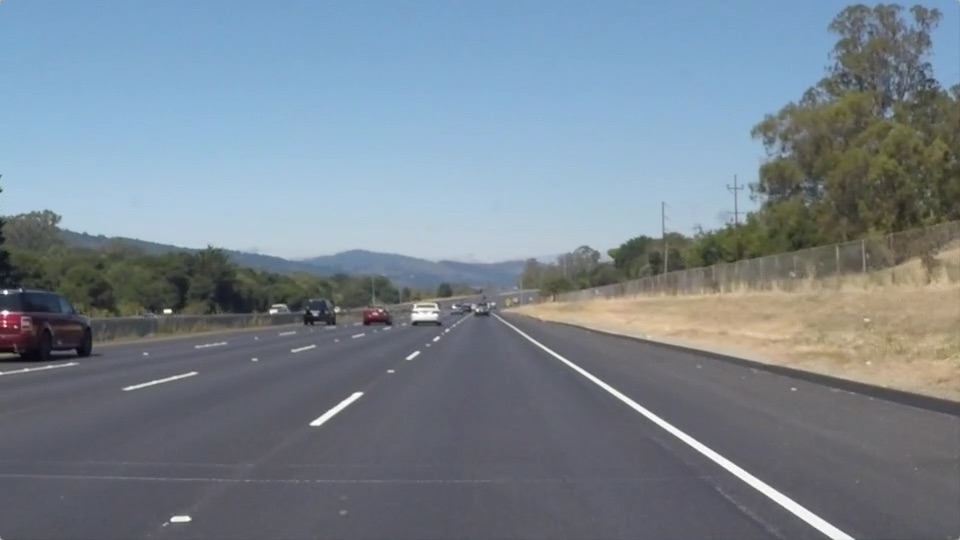
#> input picture test_images/solidWhiteRight.jpg, 960 x 540 px
$ jupyter execute --allow-errors P1.ipynb   (shell and % lines are left out)
#> lines starting #> are read from the running program, lines starting #| are printed output that depends on the picture; after the words box and inside, x2 and y2 are one past the last pixel; in counts of white or black regions, pixels touching at a corner belong together
# Self-Driving Car Engineer Nanodegree

## Project: **Finding Lane Lines on the Road**
***
In this project, you will use the tools you learned about in the lesson to identify lane lines on the road.  You can develop your pipeline on a series of individual images, and later apply the result to a video stream (really just a series of images). Check out the video clip "raw-lines-example.mp4" (also contained in this repository) to see what the output should look like after using the helper functions below.

Once you have a result that looks roughly like "raw-lines-example.mp4", you'll need to get creative and try to average and/or extrapolate the line segments you've detected to map out the full extent of the lane lines.  You can see an example of the result you're going for in the video "P1_example.mp4".  Ultimately, you would like to draw just one line for the left side of the lane, and one for the right.

In addition to implementing code, there is a brief writeup to complete. The writeup should be completed in a separate file, which can be either a markdown file or a pdf document. There is a [write up template](https://github.com/udacity/CarND-LaneLines-P1/blob/master/writeup_template.md) that can be used to guide the writing process. Completing both the code in the Ipython notebook and the writeup template will cover all of the [rubric points](https://review.udacity.com/#!/rubrics/322/view) for this project.

---
Let's have a look at our first image called 'test_images/solidWhiteRight.jpg'.  Run the 2 cells below (hit Shift-Enter or the "play" button above) to display the image.

**Note: If, at any point, you encounter frozen display windows or other confounding issues, you can always start again with a clean slate by going to the "Kernel" menu above and selecting "Restart & Clear Output".**

---

**The tools you have are color selection, region of interest selection, grayscaling, Gaussian smoothing, Canny Edge Detection and Hough Tranform line detection.  You  are also free to explore and try other techniques that were not presented in the lesson.  Your goal is piece together a pipeline to detect the line segments in the image, then average/extrapolate them and draw them onto the image for display (as below).  Once you have a working pipeline, try it out on the video stream below.**

---

<figure>

 <figcaption>
 <p></p>
 <p style="text-align: center;"> Your output should look something like this (above) after detecting line segments using the helper functions below </p>
 </figcaption>
</figure>
 <p></p>
<figure>

 <figcaption>
 <p></p>
 <p style="text-align: center;"> Your goal is to connect/average/extrapolate line segments to get output like this</p>
 </figcaption>
</figure>

**Run the cell below to import some packages.  If you get an `import error` for a package you've already installed, try changing your kernel (select the Kernel menu above --> Change Kernel).  Still have problems?  Try relaunching Jupyter Notebook from the terminal prompt.  Also, see [this forum post](https://carnd-forums.udacity.com/cq/viewquestion.action?spaceKey=CAR&id=29496372&questionTitle=finding-lanes---import-cv2-fails-even-though-python-in-the-terminal-window-has-no-problem-with-import-cv2) for more troubleshooting tips.**

## Import Packages

[cell 1]
#importing some useful packages
import matplotlib.pyplot as plt
import matplotlib.image as mpimg
import numpy as np
import cv2

## Read in an Image

[cell 2]
#reading in an image
image = mpimg.imread('test_images/solidWhiteRight.jpg')
#> image is the input picture: shape (540, 960, 3); mean R, G, B 120.3, 132.6, 143.7

#printing out some stats and plotting
print('This image is:', type(image), 'with dimensions:', image.shape)
#| This image is: <class 'numpy.ndarray'> with dimensions: (540, 960, 3)
plt.imshow(image)  # if you wanted to show a single color channel image called 'gray', for example, call as plt.imshow(gray, cmap='gray')

## Ideas for Lane Detection Pipeline

**Some OpenCV functions (beyond those introduced in the lesson) that might be useful for this project are:**

`cv2.inRange()` for color selection
`cv2.fillPoly()` for regions selection
`cv2.line()` to draw lines on an image given endpoints
`cv2.addWeighted()` to coadd / overlay two images
`cv2.cvtColor()` to grayscale or change color
`cv2.imwrite()` to output images to file
`cv2.bitwise_and()` to apply a mask to an image

**Check out the OpenCV documentation to learn about these and discover even more awesome functionality!**

## Helper Functions

Below are some helper functions to help get you started. They should look familiar from the lesson!

[cell 3]
import math
import operator

def grayscale(img):
    """Applies the Grayscale transform
    This will return an image with only one color channel
    but NOTE: to see the returned image as grayscale
    (assuming your grayscaled image is called 'gray')
    you should call plt.imshow(gray, cmap='gray')"""
    # return cv2.cvtColor(img, cv2.COLOR_RGB2GRAY)
    # Or use BGR2GRAY if you read an image with cv2.imread()
    return cv2.cvtColor(img, cv2.COLOR_BGR2GRAY)

def canny(img, low_threshold, high_threshold):
    """Applies the Canny transform"""
    return cv2.Canny(img, low_threshold, high_threshold)

def gaussian_blur(img, kernel_size):
    """Applies a Gaussian Noise kernel"""
    return cv2.GaussianBlur(img, (kernel_size, kernel_size), 0)

def region_of_interest(img, vertices):
    """
    Applies an image mask.

    Only keeps the region of the image defined by the polygon
    formed from `vertices`. The rest of the image is set to black.
    """
    #defining a blank mask to start with
    mask = np.zeros_like(img)

    #defining a 3 channel or 1 channel color to fill the mask with depending on the input image
    if len(img.shape) > 2:
        channel_count = img.shape[2]  # i.e. 3 or 4 depending on your image
        ignore_mask_color = (255,) * channel_count
    else:
        ignore_mask_color = 255

    #filling pixels inside the polygon defined by "vertices" with the fill color
    cv2.fillPoly(mask, vertices, ignore_mask_color)

    #returning the image only where mask pixels are nonzero
    masked_image = cv2.bitwise_and(img, mask)
    return masked_image


def draw_lines(img, region, lines, color=[255, 0, 0], thickness=6):
    """
    NOTE: this is the function you might want to use as a starting point once you want to
    average/extrapolate the line segments you detect to map out the full
    extent of the lane (going from the result shown in raw-lines-example.mp4
    to that shown in P1_example.mp4).

    Think about things like separating line segments by their
    slope ((y2-y1)/(x2-x1)) to decide which segments are part of the left
    line vs. the right line.  Then, you can average the position of each of
    the lines and extrapolate to the top and bottom of the lane.

    This function draws `lines` with `color` and `thickness`.
    Lines are drawn on the image inplace (mutates the image).
    If you want to make the lines semi-transparent, think about combining
    this function with the weighted_img() function below
    """

    EPS = 1e-6
    points = []
    for line in lines:
        for x1,y1,x2,y2 in line:
            if abs(x1-x2) < EPS: continue
            slope = (y2 - y1) / (x2 - x1)
            if abs(slope) < 0.5 or abs(slope) > 10:
                # eliminate lines with unlikely slope
                continue
            points.append([x1, y1])
            points.append([x2, y2])

    if len(points) < 2:
        return
    vx, vy, cx, cy = cv2.fitLine(np.array(points), distType=cv2.DIST_L2, param=0, reps=0.1, aeps=0.01)
    slope = vy / vx
    intercept = cy - slope * cx

    min_y = min(p[1] for p in region[0])
    max_y = max(p[1] for p in region[0])
    cv2.line(img, (int((min_y - intercept) / slope), min_y),
                  (int((max_y - intercept) / slope), max_y), color, thickness)

def hough_lines(img, region, rho, theta, threshold, min_line_len, max_line_gap):
    """
    `img` should be the output of a Canny transform.

    Returns an image with hough lines drawn.
    """
    lines = cv2.HoughLinesP(img, rho, theta, threshold, np.array([]), minLineLength=min_line_len, maxLineGap=max_line_gap)
    line_img = np.zeros((img.shape[0], img.shape[1], 3), dtype=np.uint8)
    draw_lines(line_img, region, lines)
    return line_img

# Python 3 has support for cool math symbols.

def weighted_img(img, initial_img, α=0.8, β=1., λ=0.):
    """
    `img` is the output of the hough_lines(), An image with lines drawn on it.
    Should be a blank image (all black) with lines drawn on it.

    `initial_img` should be the image before any processing.

    The result image is computed as follows:

    initial_img * α + img * β + λ
    NOTE: initial_img and img must be the same shape!
    """
    return cv2.addWeighted(initial_img, α, img, β, λ)

## Test Images

Build your pipeline to work on the images in the directory "test_images"
**You should make sure your pipeline works well on these images before you try the videos.**

[cell 4]
import os
os.listdir("test_images/")

## Build a Lane Finding Pipeline

Build the pipeline and run your solution on all test_images. Make copies into the `test_images_output` directory, and you can use the images in your writeup report.

Try tuning the various parameters, especially the low and high Canny thresholds as well as the Hough lines parameters.

[cell 5]
import os

def find_lanes(img):
    '''
    Accept an image and return an image with lanes marked onto it.
    '''
    gray = grayscale(img)

    img_hsv = cv2.cvtColor(img, cv2.COLOR_RGB2HSV)
    white_mask = cv2.inRange(img_hsv, np.array([0, 0, 200]), np.array([255, 255, 255]))
    yellow_mask = cv2.inRange(img_hsv, np.array([20, 100, 100]), np.array([30, 255, 255]))

    mask = cv2.bitwise_or(white_mask, yellow_mask)
    gray = (gray / 2).astype('uint8')
    masked_img = cv2.bitwise_or(gray, mask)

    gray_blur = gaussian_blur(masked_img, 3)
    edges = canny(gray_blur, 100, 200)

    height = img.shape[0]
    width = img.shape[1]

    left_region = np.array([[(0, height), (width/2-100, height/2+50), (width/2, height/2+50), (width/2, height)]], dtype=np.int32)
    right_region = np.array([[(width/2, height/2+50), (width/2, height), (width, height), (width/2+100, height/2+50)]], dtype=np.int32)

    rho = 1
    theta = np.pi/180
    threshold = 2
    min_line_length = 10
    max_line_gap = 2

    left_lines_img = hough_lines(region_of_interest(edges, left_region), left_region, rho, theta, threshold, min_line_length, max_line_gap)
    right_lines_img = hough_lines(region_of_interest(edges, right_region), right_region, rho, theta, threshold, min_line_length, max_line_gap)
    lines_img = weighted_img(left_lines_img, right_lines_img, 0.5, 0.5)

    return weighted_img(lines_img, img)

def process_dir(input_dir, output_dir):
    '''
    Process all images in input_dir, and output images to output_dir with same filename.
    '''
    if not os.path.exists(output_dir):
        os.makedirs(output_dir)
    for filename in os.listdir(input_dir):
        img = mpimg.imread(input_dir + filename)
        img = find_lanes(img)
        mpimg.imsave(output_dir + filename, img)

process_dir('test_images/', 'test_images_output/')
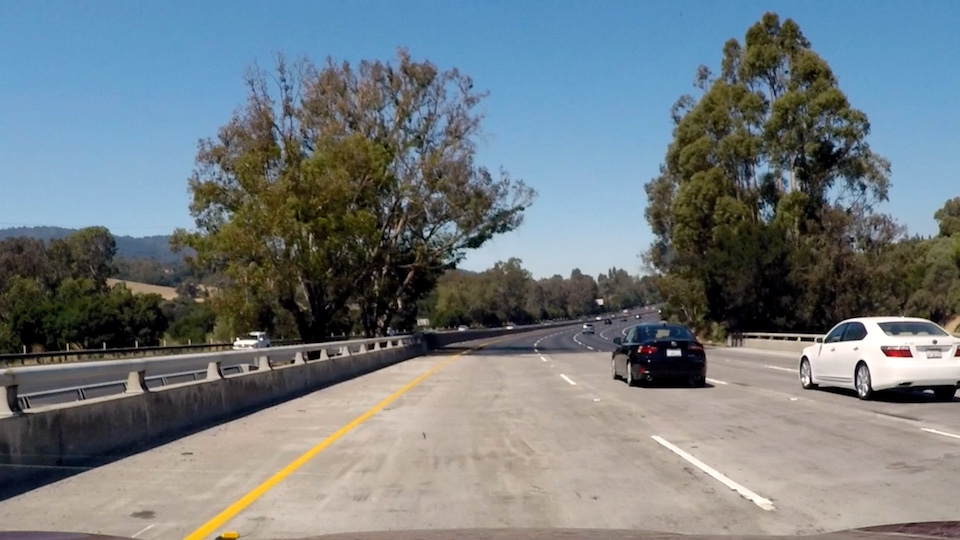
#> input picture test_images/bridge.jpg, 960 x 540 px
#> in process_dir, img is the input picture: shape (540, 960, 3); mean R, G, B 114.2, 123.4, 128.1
#> in grayscale, `return cv2.cvtColor(img, cv2.COLOR_BGR2GRAY)`:
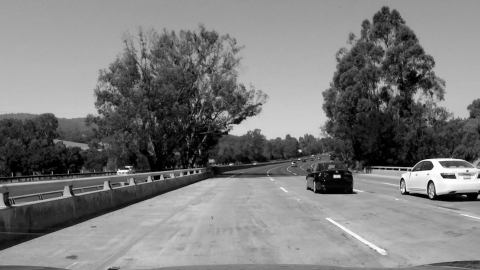
#> returned value: shape (540, 960) (shown at 1/2 size); min 0, max 255, mean 123.7
#> in find_lanes, `white_mask = cv2.inRange(img_hsv, np.array([0, 0, 200]), np.array([255..`:
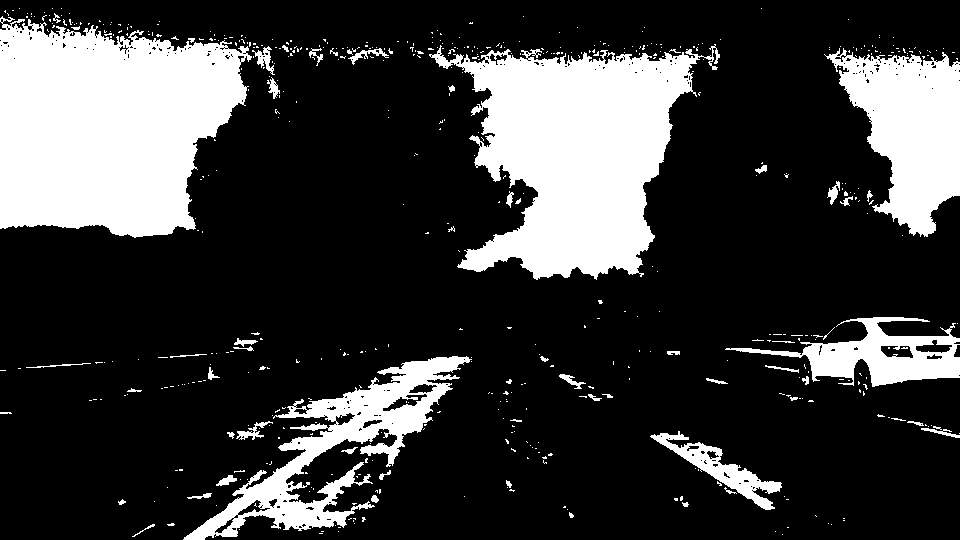
#> white_mask: shape (540, 960); 23.1% white; 556 white regions (500 under 20 px), largest, box (x1, y1, x2, y2) and area: (0, 16, 252, 238) 41556, (429, 44, 720, 280) 36945, (824, 48, 960, 237) 14495
#> in find_lanes, `gray = (gray / 2).astype('uint8')`:
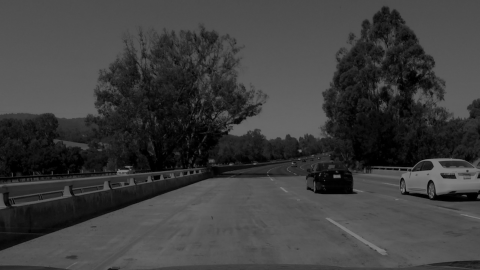
#> gray: shape (540, 960) (shown at 1/2 size); min 0, max 127, mean 61.6
#> in find_lanes, `masked_img = cv2.bitwise_or(gray, mask)`:
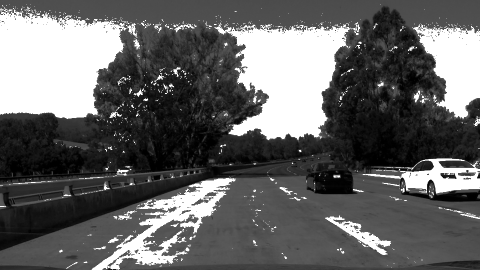
#> masked_img: shape (540, 960) (shown at 1/2 size); min 0, max 255, mean 100.3
#> in region_of_interest, `masked_image = cv2.bitwise_and(img, mask)`:
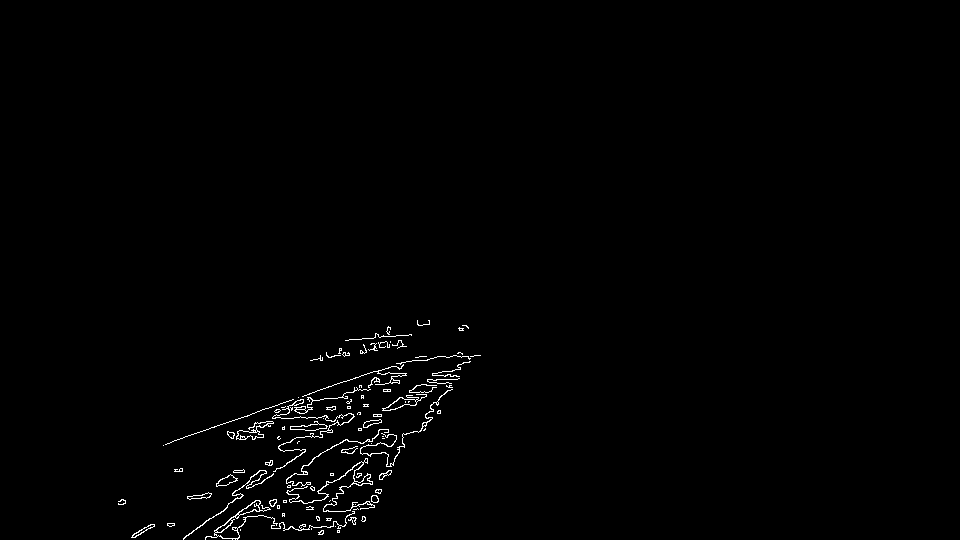
#> masked_image: shape (540, 960); 0.89% white in thin lines or dots, all inside (x1, y1, x2, y2) = (118, 320, 481, 540)
#> in hough_lines, `lines = cv2.HoughLinesP(img, rho, theta, threshold, np.array([]), minL..`: lines = 52 rows, first 6: [270, 426, 276, 409], [386, 466, 388, 454], [308, 409, 309, 397], [311, 409, 311, 398], [352, 513, 353, 502], [319, 437, 326, 425]
#> the loop in draw_lines, `for line in lines:` made 52 passes
#> after the loop in draw_lines, `for line in lines:`: points = 48 pairs, first value 132 to 432, second value 397 to 537
#> in draw_lines, `vx, vy, cx, cy = cv2.fitLine(np.array(points), distType=cv2.DIST_L2, p..`: vx = [0.896]; vy = [-0.443]; cx = [284.1]; cy = [474.3]
#> in draw_lines, `slope = vy / vx`: slope = [-0.495]
#> in draw_lines, `intercept = cy - slope * cx`: intercept = [614.9]
#> in region_of_interest (call 2), `masked_image = cv2.bitwise_and(img, mask)`:
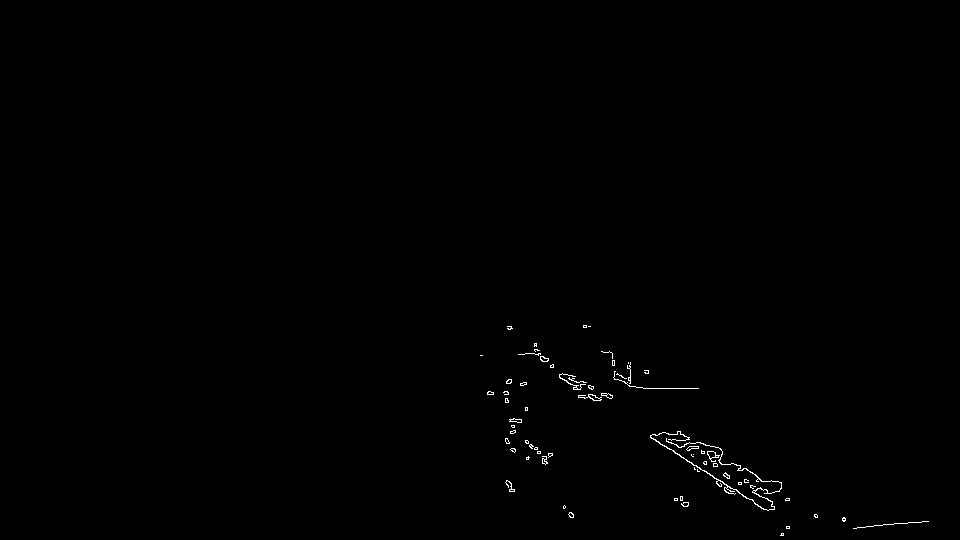
#> masked_image: shape (540, 960); 0.34% white in thin lines or dots, all inside (x1, y1, x2, y2) = (480, 325, 929, 536)
#> in hough_lines (call 2), `lines = cv2.HoughLinesP(img, rho, theta, threshold, np.array([]), minL..`: lines = 20 rows, first 6: [671, 449, 694, 465], [510, 420, 521, 422], [735, 489, 764, 509], [698, 442, 710, 446], [752, 491, 772, 502], [704, 470, 733, 489]
#> the loop in draw_lines (call 2), `for line in lines:` made 20 passes
#> call 2 of weighted_img, with α = 0.8, β = 1, λ = 0
#> in weighted_img (call 2), `return cv2.addWeighted(initial_img, α, img, β, λ)`:
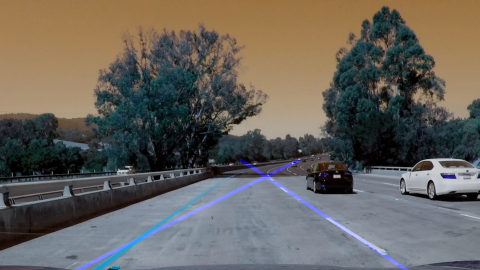
#> returned value: shape (540, 960, 3) (shown at 1/2 size); mean of channels 0, 1, 2 92.6, 98.7, 102.5; drawn as B, G, R
#> in process_dir, `mpimg.imsave(output_dir + filename, img)`:
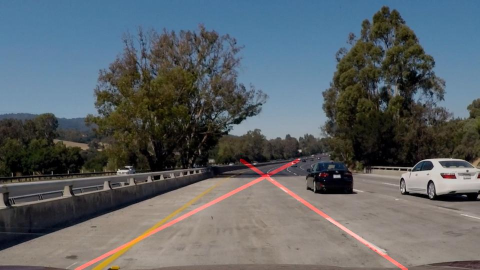
#> saved as bridge.jpg: shape (540, 960, 3) (shown at 1/2 size); mean R, G, B 92.6, 98.7, 102.5
#> pass 2 of the loop in process_dir, `for filename in os.listdir(input_dir):`:
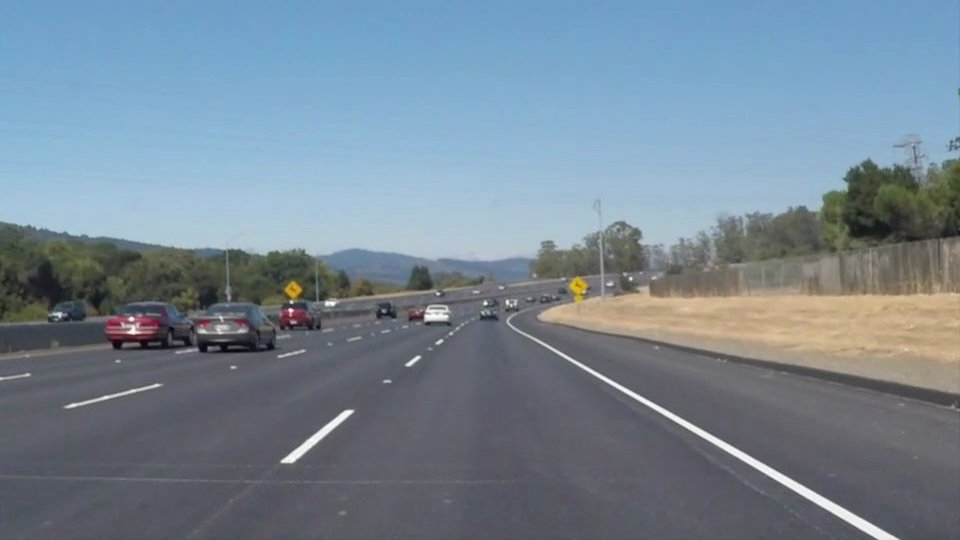
#> input picture test_images/solidWhiteCurve.jpg, 960 x 540 px
#> in process_dir, img is the input picture: shape (540, 960, 3); mean R, G, B 118.5, 134.5, 148.1
#> in find_lanes (call 2), `white_mask = cv2.inRange(img_hsv, np.array([0, 0, 200]), np.array([255..`:
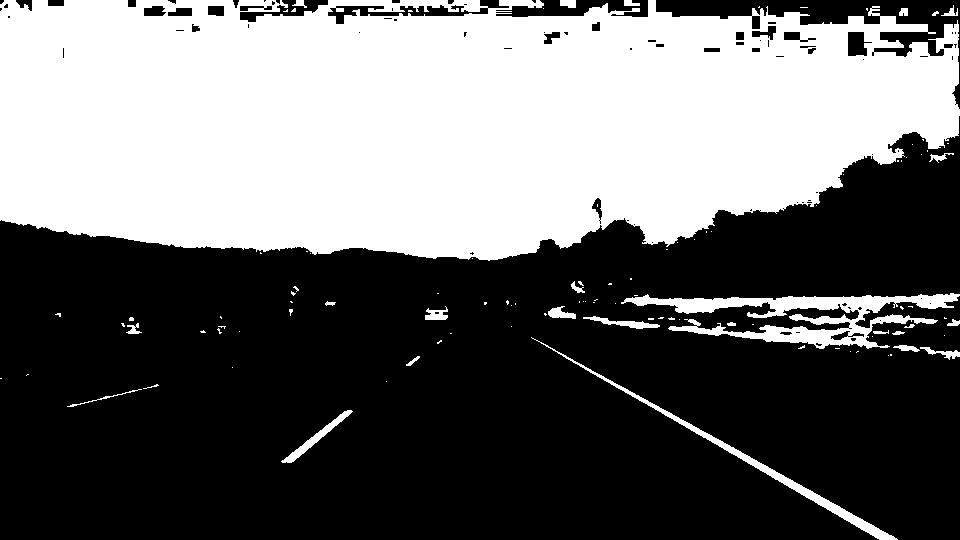
#> white_mask: shape (540, 960); 41.8% white; 105 white regions (78 under 20 px), largest, box (x1, y1, x2, y2) and area: (0, 0, 960, 261) 204705, (621, 293, 960, 349) 6766, (531, 337, 898, 540) 2313
#> in process_dir, `mpimg.imsave(output_dir + filename, img)`:
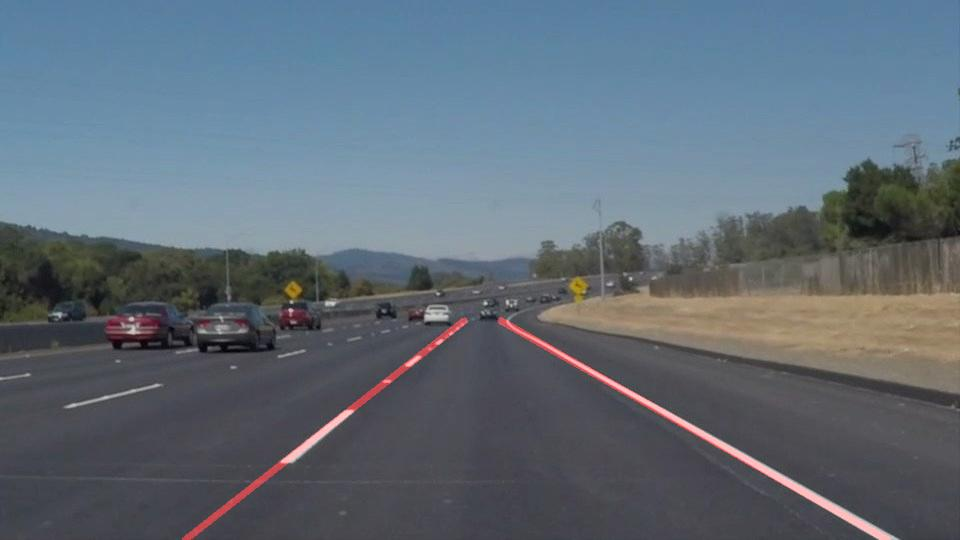
#> saved as solidWhiteCurve.jpg: shape (540, 960, 3); mean R, G, B 96.1, 107.5, 118.5
